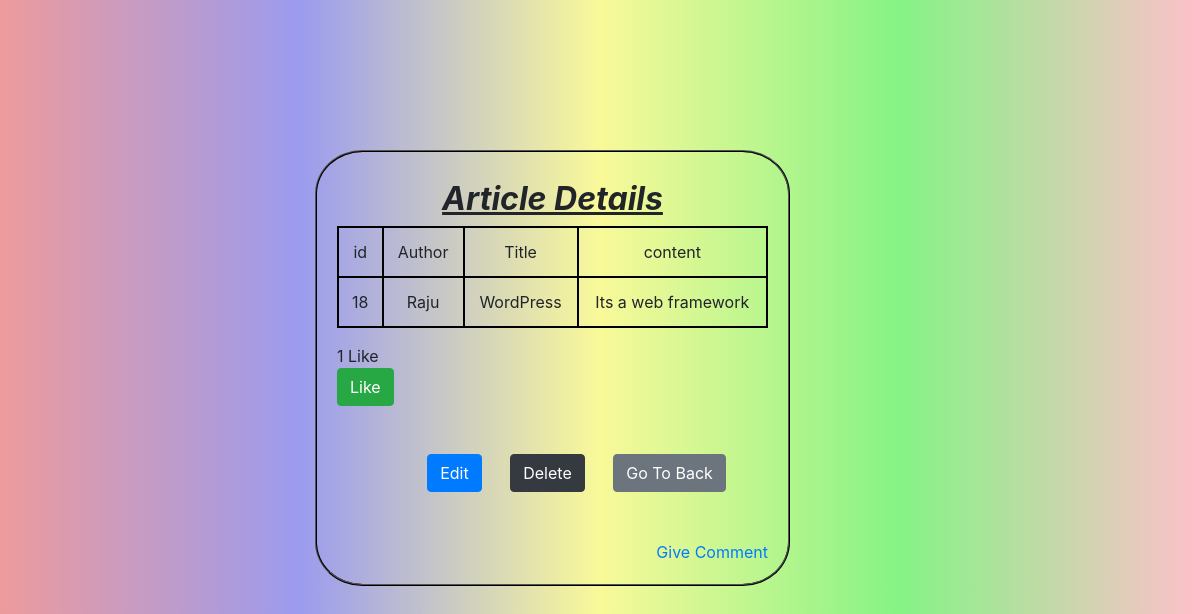
Page /18/wordpress on the committed database.
### app/models.py (models this page shows, shortened)
class Post(models.Model):
    title = models.CharField(max_length=100)
    slug = models.SlugField(max_length=100)
    author = models.ForeignKey(User, on_delete = models.CASCADE)
    body = models.TextField()
    likes = models.ManyToManyField(User, related_name = 'likes')
    created_date = models.DateField(max_length=50, auto_now_add=True)
    updated_date = models.DateField(max_length=50, auto_now=True)
    def total_likes(self):
        return self.likes.count()

### app/views.py (the view)
# urls.py: path('<id>/<slug>',views.post_detail, name='post_detail'),
def post_detail(request,id,slug):
    post = get_object_or_404(Post, id=id, slug=slug)
    is_liked = False
    if post.likes.filter(id=request.user.id).exists():
        is_liked = True
    context = {
        'post':post,
        'is_liked':is_liked,
        'total_likes':post.total_likes(),
    }
    return render(request,'post_detail.html',context)

### templates/post_detail.html (shortened to what this page needs)
<!DOCTYPE html>
<html lang="en" dir="ltr">
  <head>
    {% include 'cdnlines.html' %}
  </head>
  <body>
    <div class="container">
      <div class="row">
        <div class="offset-md-3 col-md-5 lucky">
          <h2 class="text-center mt-2 mb-2"> <b><u><i> Article Details  </i></u></b> </h2>
        <table class="table text-center">
          <thead>
            <tr><td>id</td><td>Author</td><td>Title</td><td>content</td></tr>
          </thead>
          <tbody>
            <tr>
              <td>{{ post.id  }}</td><td>{{ post.author }}</td>
              <td>{{ post.title }}</td><td>{{ post.body }}</td>
            </tr>
          </tbody>
        </table>
        <div id="likes_section"> {% include 'likes.html' %} </div><br><br>
        <center>
          <a href="{% url 'post_edit' id=post.id %}" class="btn btn-primary ml-5 mr-4"> Edit </a>
          <a href="{% url 'delete' id=post.id %}" class="btn btn-dark ">Delete</a>
          <a href="{% url 'post_list' %}" class="btn btn-secondary ml-4">Go To Back</a>
        </center><br><br>
      <div class="text-right"> <a href="{% url 'comment' %}">Give Comment</a> </div>
        </div>
      </div>
    </div>
  </body>
</html>

### templates/post_detail.html (style rules this page uses)
table, th, td,thead,tbody,tr { border: 2px solid black; }
body { background-image:linear-gradient(90deg,#ed9b9b,#9b9bef,#f9f999,#85f385,#ffc0cb); }
.lucky { margin-top: 150px; border: 2px ridge black; border-radius: 10%; padding: 20px; }

### rows in the picture
Post: id "18", author "Raju", title "WordPress", body "Its a web framework"

### other values in the picture
{{ total_likes }} "1"
